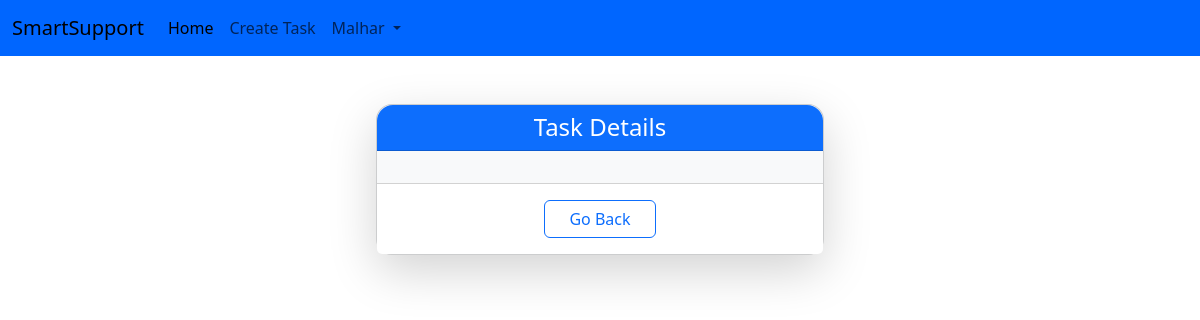
/taskinfo/32 (signed in), run on an earlier commit of the app's database.
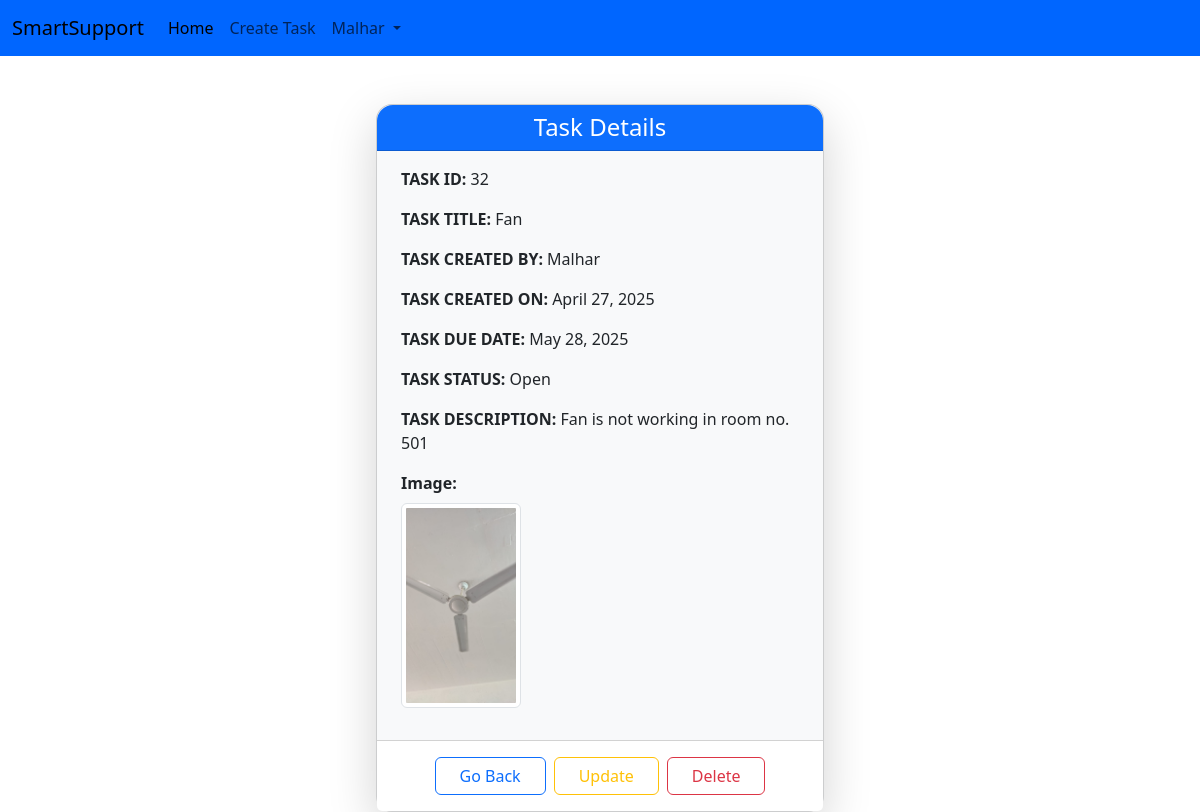
And on a later commit of the database.
### myapp/models.py (models this page shows)
class TaskDetail(models.Model):
    TASK_TITLE=models.CharField(max_length=100)
    TASK_CREATED=models.ForeignKey(User,related_name='CREATED_BY',on_delete=models.CASCADE,null=True)
    TASK_CLOSED=models.ForeignKey(User,related_name='CLOSED_BY',on_delete=models.CASCADE,null=True)
    TASK_CREATED_ON=models.DateField(auto_now_add=True,null=True)
    TASK_CLOSED_ON=models.DateField(null=True)
    TASK_DUE_DATE=models.DateField()
    TASK_DESCRIPTION=models.CharField(max_length=300)
    choice=[('Open','Open'),('Inprocess','Inprocess'),('Closed','Closed'),('Reopen','Reopen'),('Expired','Expired'),('Resolved','Resolved')]
    TASK_STATUS=models.CharField(max_length=100,choices=choice,default='Open')
    TASK_HOLDER=models.CharField(max_length=100,null=True)
    profile_image= models.ImageField(null=True,blank=True,upload_to="image/")

### myapp/views.py (the view)
# urls.py: path('taskinfo/<int:pk>', views.TaskInfo,name='taskinfo'),
def TaskInfo(request,pk):
    if request.user.is_authenticated:
        taskinfos=TaskDetail.objects.get(id=pk)
        return render(request,'TaskInfo.html',{'taskinfos':taskinfos})
    else:
       messages.success(request,"You must have to login to See Task!")
       return redirect('login')

### myapp/TEMPLATES/TaskInfo.html (shortened to what this page needs)
{% extends 'Base.html' %}
{% block content %}
<div class="container d-flex justify-content-center mt-5">
    <div class="card shadow-lg rounded-4" style="max-width: 28rem; width: 100%; background-color: #f8f9fa;">
        <div class="card-header bg-primary text-white text-center rounded-top-4">
            <h4 class="mb-0">Task Details</h4>
        </div>
        <div class="card-body bg-light px-4 py-3">
            {% if taskinfos.TASK_STATUS == 'Open' %}
                <p><strong>TASK ID:</strong> {{ taskinfos.id }}</p>
                <p><strong>TASK TITLE:</strong> {{ taskinfos.TASK_TITLE }}</p>
                <p><strong>TASK CREATED BY:</strong> {{ taskinfos.TASK_CREATED }}</p>
                <p><strong>TASK CREATED ON:</strong> {{ taskinfos.TASK_CREATED_ON }}</p>
                <p><strong>TASK DUE DATE:</strong> {{ taskinfos.TASK_DUE_DATE }}</p>
                <p><strong>TASK STATUS:</strong> {{ taskinfos.TASK_STATUS }}</p>
                <p><strong>TASK DESCRIPTION:</strong> {{ taskinfos.TASK_DESCRIPTION }}</p>
                <p><strong>Image:</strong> <br>
                    <img src="{{ taskinfos.profile_image.url }}" alt="Image_lost" class="img-thumbnail mt-2" style="width: 120px;">
                </p>
            {% endif %}
        </div>
        <div class="card-footer bg-white d-flex flex-wrap justify-content-center gap-2 py-3">
            {% if taskinfos.TASK_STATUS == 'Open' and taskinfos.TASK_CREATED == request.user %}
                <a href="{% url 'base' %}" class="btn btn-outline-primary px-4">Go Back</a>
                <a href="{% url 'updatetask' taskinfos.id %}" class="btn btn-outline-warning px-4">Update</a>
                <a href="{% url 'deletetask' taskinfos.id %}" class="btn btn-outline-danger px-4">Delete</a>
            {% elif taskinfos.TASK_STATUS == 'Closed' and taskinfos.TASK_CREATED == request.user %}
                <a href="{% url 'base' %}" class="btn btn-outline-primary px-4">Go Back</a>
                <a href="{% url 'resolvedtask' taskinfos.id %}" class="btn btn-outline-warning px-4">Resolved</a>
                <a href="{% url 'reopentask' taskinfos.id %}" class="btn btn-outline-danger px-4">Reopen</a>
            {% else %}
                <a href="{% url 'base' %}" class="btn btn-outline-primary px-4">Go Back</a>
            {% endif %}
        </div>
    </div>
</div>
{% endblock content %}

### myapp/TEMPLATES/Base.html (shortened to what this page needs)
<!doctype html>
<html lang="en">
<head>
  <link href="https://cdn.jsdelivr.net/npm/bootstrap@5.3.3/dist/css/bootstrap.min.css" rel="stylesheet"
>
</head>
<body>
  {% include 'Navbar.html'%}
  {% block content %}{% endblock content %}
  <link rel="stylesheet" href="https://cdn.datatables.net/1.10.22/css/jquery.dataTables.min.css">
  <link rel="stylesheet" href="https://cdn.datatables.net/buttons/1.6.4/css/buttons.dataTables.min.css">
</body>
</html>

### myapp/TEMPLATES/Navbar.html (shortened to what this page needs)
<nav class="navbar navbar-expand-lg" style="background-color: #0066ff;">
    <div class="container-fluid">
      <a class="navbar-brand" href="#">SmartSupport</a>
      <div class="collapse navbar-collapse" id="navbarSupportedContent">
        <ul class="navbar-nav me-auto mb-2 mb-lg-0">
          <li class="nav-item">
            <a class="nav-link active" aria-current="page" href="{% url 'base' %}">Home</a>
          </li>
          {% if not request.user.is_authenticated %}
            <li class="nav-item">
              <a class="nav-link" href="{% url 'login' %}">Login</a>
            </li>
            <li class="nav-item">
              <a class="nav-link" href="{% url 'register' %}">Register</a>
            </li>
          {% else %}
            <li class="nav-item">
              <a class="nav-link" href="{% url 'taskdetails' %}">Create Task</a>
            </li>
            <li class="nav-item dropdown">
              <a class="nav-link dropdown-toggle" href="#" role="button" data-bs-toggle="dropdown" aria-expanded="false">
                {{ request.user.username|capfirst }}
              </a>
            </li>
          {% endif %}
        </ul>
      </div>
    </div>
  </nav>

What changed in the data, as far as the page shows it:
now on this page (row edited): TaskDetail: id "32", TASK_TITLE "Fan", TASK_CREATED "Malhar", TASK_CREATED_ON "April 27, 2025", TASK_DUE_DATE "May 28, 2025", TASK_STATUS "Open", TASK_DESCRIPTION "Fan is not working in room no. 501", profile_image (picture)
changed TaskDetail: TASK_STATUS "Assigned" → "Open" (drawn)
Also different on the page:
text now shown: "TASK ID: TASK TITLE: TASK CREATED BY: TASK CREATED ON: TASK DUE DATE: TASK STATUS: TASK DESCRIPTION: Image: Update Delete"
